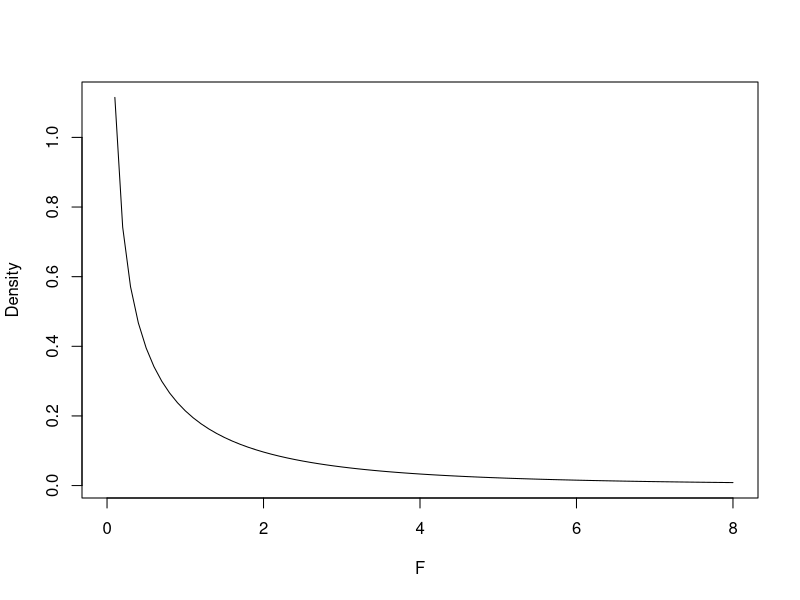
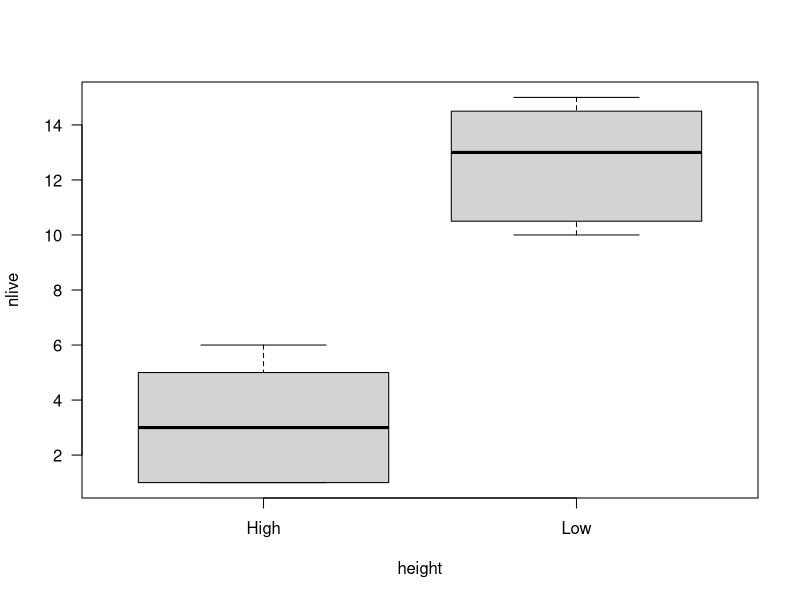
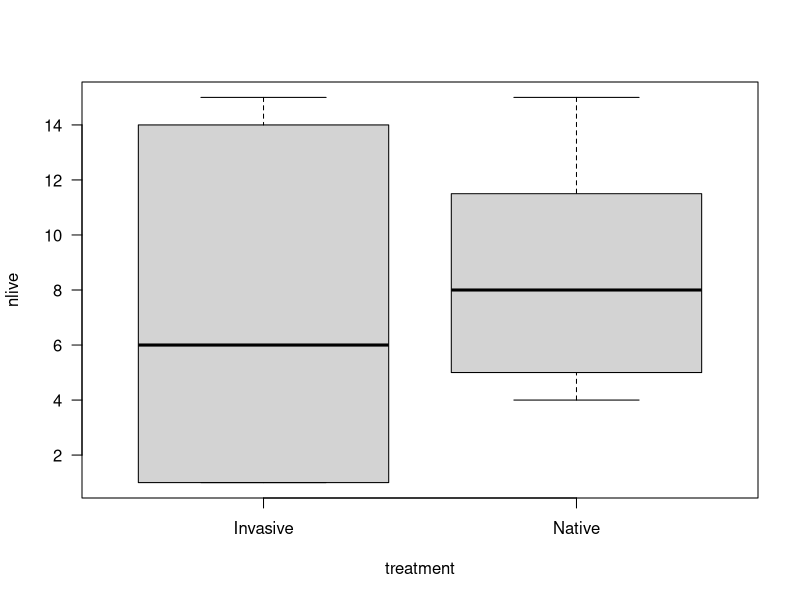
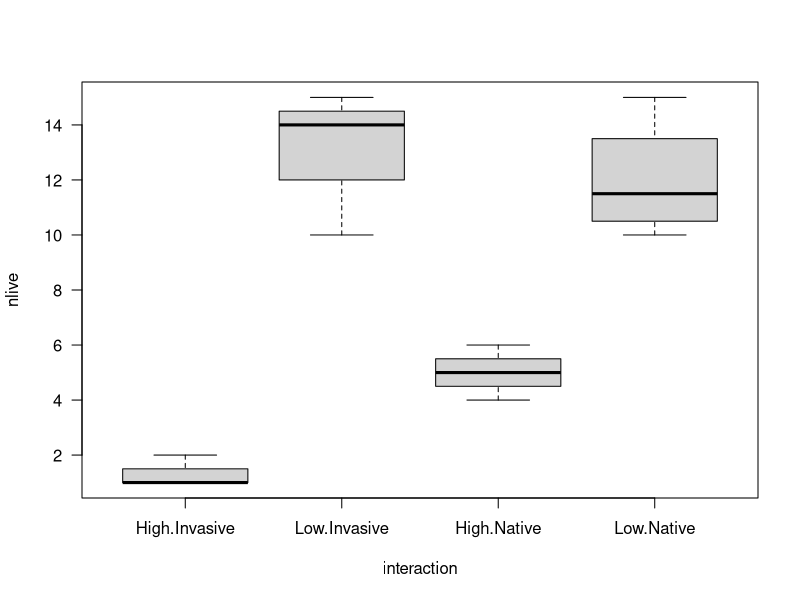
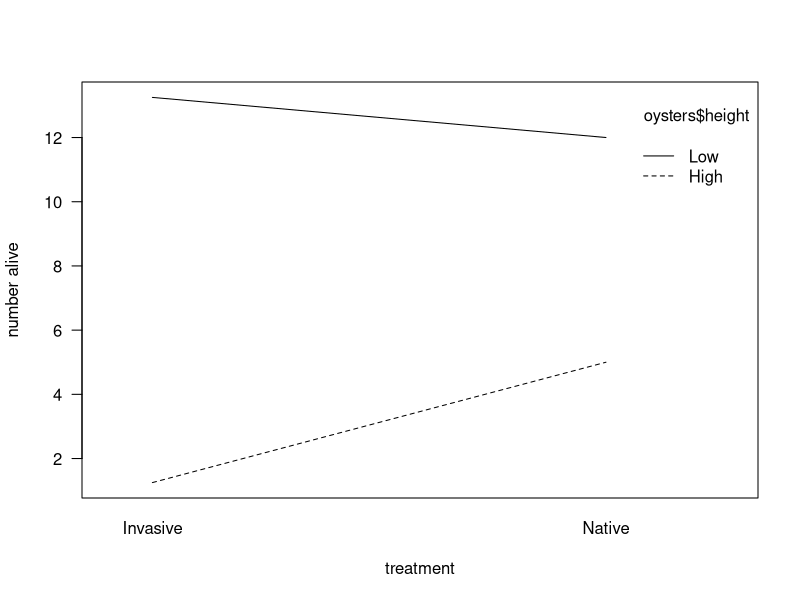
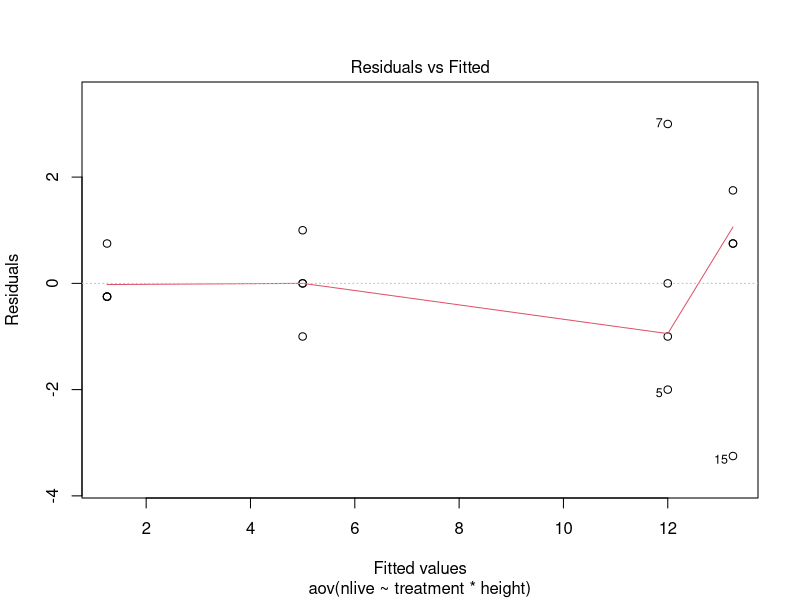
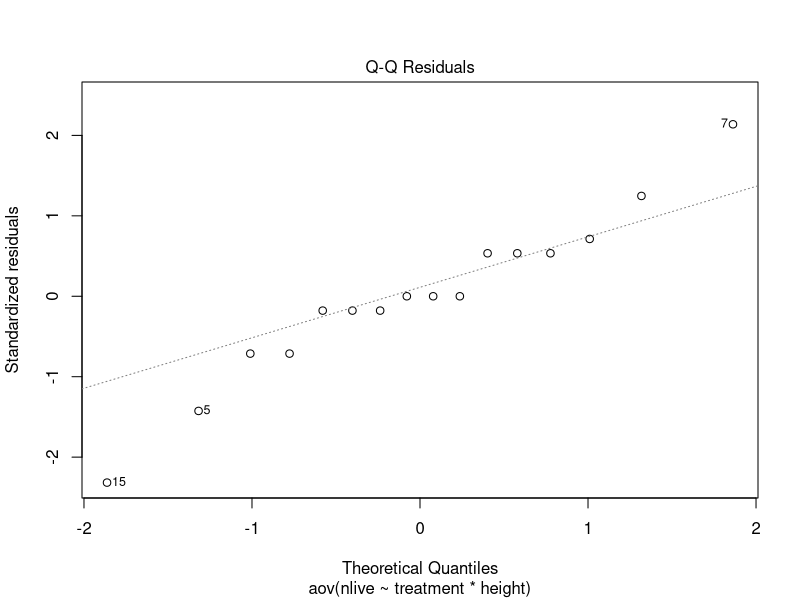
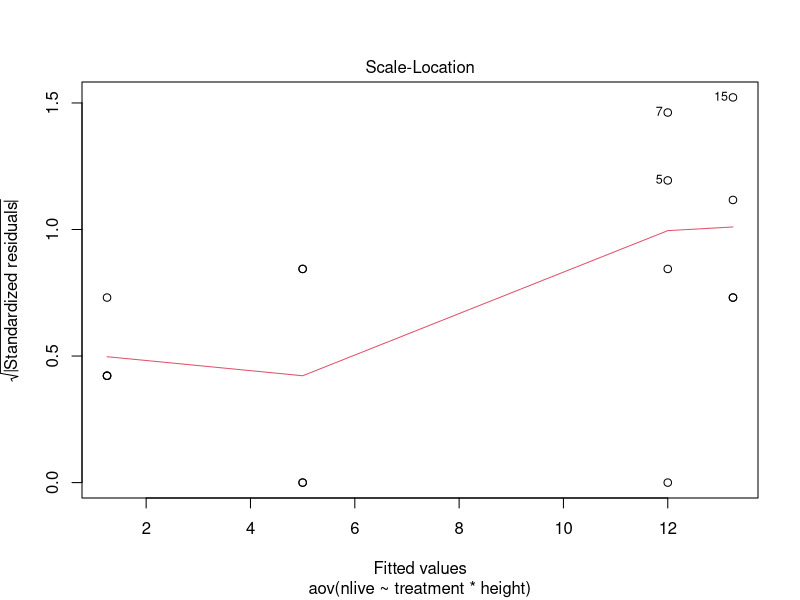

R code for these plots, in order:
## ---- chunk 1
knitr::opts_chunk$set(echo = TRUE)
## ---- chunk 2

# creating a simulated dataset called my.table

my.table <- data.frame(group=c(rep('group_1',3),
                               rep('group_2',3)),
                       response=c(c(4,5,6),
                                  c(3,2,4)))

# fitting model to dataset
my.model <- lm(response~group,data=my.table)

# partitions variance, runs ANOVA 
anova(my.model)

# F distribution
plot(seq(0,8,0.1),df(seq(0,8,0.1),1,4),type='l',xlab='F',ylab='Density')
qf(0.95,1,4) #critical F value
pf(6,1,4,lower.tail=FALSE) #p value

# constructing data with NO DIFFERENCE

no.diff.data <- data.frame(group=c(rep('diet_a',8),
                                   rep('diet_b',8),
                                   rep('diet_c',8)),
                           growth=c(rnorm(n=8,mean=100,sd=20),
                                    rnorm(n=8,mean=100,sd=20),
                                    rnorm(n=8,mean=100,sd=20)))


# calculate means and variances
group.means <- tapply(no.diff.data$growth,no.diff.data$group,mean)
group.vars  <- tapply(no.diff.data$growth,no.diff.data$group,var)


## ---- chunk 3

# calculates power for a sample size 10

power.anova.test(groups=4,n=10,between.var=var(c(4,5,6,7)),within.var=5,sig.level=0.05,power=NULL)

# calculates sample size n for 0.9 power
power.anova.test(groups=4,n=NULL,between.var=var(c(4,5,6,7)),within.var=5,sig.level=0.05,power = 0.90)

## ---- chunk 4

# imports oysters data into dataframe oysters
oysters <- read.csv("oysters.csv", header = TRUE)
View(oysters)

# exploring oyster data

names(oysters)            # lists the names of the variable
summary(oysters)          # presents summary of variables
head(oysters)             # lists first few lines of dataframe
levels(oysters$treatment) # lists levels for treatment variable
levels(oysters$height)    # lists levels for height variable

# metadata:
# treatment -- Invasive/Native oyster species
# height    -- High/Low position on beach
# nlive     -- number of oysters alive after 6 months
# av.size   -- average sizes of oysters (mm)

# fits two-way model, response and predictor are variables in data
# creates the interaction variable
oysters$interaction <- interaction(oysters$height,oysters$treatment)

# plot data
# boxplots
boxplot(nlive~height,oysters,las=1)
boxplot(nlive~treatment,oysters,las=1)
boxplot(nlive~interaction,oysters,las=1)

# evaluate interactions graphically
interaction.plot(oysters$treatment,oysters$height,oysters$nlive,xlab='treatment',ylab='number alive',las=1)

# assess model assumptions
oyster.model <- aov(nlive~treatment*height,data = oysters) 

# check normality assumptions graphically
plot(oyster.model)

# performs bartlett's test for variance homogeneity assumption
bartlett.test(nlive~interaction,oysters)

# performs Levene's test for variance homogeneity assumption

# install.packages('car') #uncomment if car needs to be installed
library(car)
leveneTest(nlive ~ interaction,oysters)

#analyse data
anova(oyster.model) # perform ANOVA on model

# perform post hoc test on model if effects are significant
TukeyHSD(oyster.model)

## ---- chunk 5

# libraries ----

library(readr) # to read csv file
library(car) # for Levene's test

# data logistics ----
## data import
MyrtleData <- read.csv("myrtle_data.csv", header = TRUE)
View(MyrtleData)

## rename columns for easier use
names(MyrtleData) # get column names - check for readability 
new_names <- c("site", "plot", "treatment", "canopy", "seedling", "occur") # create a container "c()" with the new names
names(MyrtleData) <- new_names # apply the new names to the 'names' of the dataset
head(MyrtleData) # check new column names

## set treatment and site as factors
MyrtleData$treatment <- as.factor(MyrtleData$treatment)
MyrtleData$site <- as.factor(MyrtleData$site)
summary(MyrtleData)

## pull means and standard errors
### canopy cover
canopy_treatment_means <- tapply(MyrtleData$canopy,MyrtleData$treatment,mean)
canopy_treatment_se <- tapply(MyrtleData$canopy,MyrtleData$treatment,sd)/sqrt(30)
canopy_site_means <- tapply(MyrtleData$canopy,MyrtleData$site,mean)
canopy_site_se <- tapply(MyrtleData$canopy,MyrtleData$site,sd)/sqrt(30)

### co-occurring species abundance
occur_treatment_means <- tapply(MyrtleData$occur,MyrtleData$treatment,mean)
occur_treatment_se <- tapply(MyrtleData$occur,MyrtleData$treatment,sd)/sqrt(30)
occur_site_means <- tapply(MyrtleData$occur,MyrtleData$site,mean)
occur_site_se <- tapply(MyrtleData$occur,MyrtleData$site,sd)/sqrt(30)
